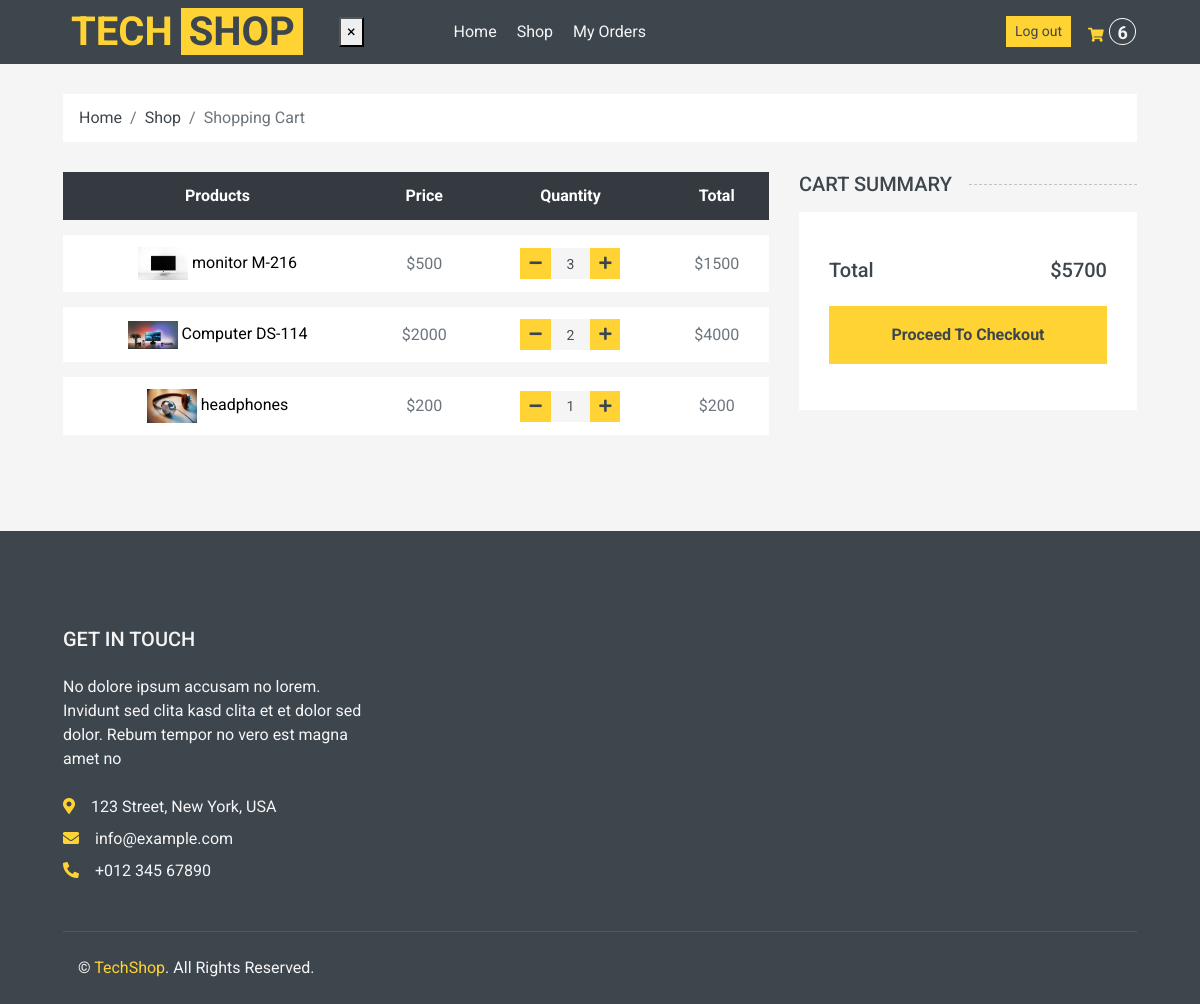
Screenshot of /cart (signed in) with the database file from the repository.
### shop/models.py (models this page shows, shortened)
class OrderItem(models.Model):
    order = models.ForeignKey("Order", on_delete=models.CASCADE)
    product = models.ForeignKey(
        "Product", null=True, blank=True, on_delete=models.CASCADE
    )
    quantity = models.IntegerField(null=True, blank=True, default=0)
    date_added = models.DateTimeField(auto_now=True, null=True, blank=True)
    @property
    def total_item_price(self):
        if self.product is None:
            return 0
        return (self.product.price or 0) * (self.quantity or 0)

class Product(models.Model):
    CATEGORY = (
        ("Tech", "Tech"),
        ("New", "New"),
        ("Popular", "Popular"),
    )
    default_description = """
    Eos no lorem eirmod diam diam, eos elitr et gubergren diam sea. Consetetur vero aliquyam invidunt duo dolores et duo sit. Vero diam ea vero et dolore rebum, dolor rebum eirmod consetetur invidunt sed sed et, lorem duo et eos elitr, sadipscing kasd ipsum rebum diam. Dolore diam stet rebum sed tempor kasd eirmod. Takimata kasd ipsum accusam sadipscing, eos dolores sit no ut diam consetetur duo justo est, sit sanctus diam tempor aliquyam eirmod nonumy rebum dolor accusam, ipsum kasd eos consetetur at sit rebum, diam kasd invidunt tempor lorem, ipsum lorem elitr sanctus eirmod takimata dolor ea invidunt.

    Dolore magna est eirmod sanctus dolor, amet diam et eirmod et ipsum. Amet dolore tempor consetetur sed lorem dolor sit lorem tempor. Gubergren amet amet labore sadipscing clita clita diam clita. Sea amet et sed ipsum lorem elitr et, amet et labore voluptua sit rebum. Ea erat sed et diam takimata sed justo. Magna takimata justo et amet magna et.
    """
    name = models.CharField(verbose_name="название продукта", max_length=100)
    price = models.IntegerField(null=True, blank=True)
    description = models.TextField(default=default_description, blank=True)
    rating = models.IntegerField(null=True, blank=True)
    pic = models.ImageField(
        upload_to="shop/%Y/%m", null=True, blank=True, default="default_picture.png"
    )
    added_at = models.DateTimeField(
        verbose_name="Data of appearance", auto_now_add=True, null=True
    )
    category = models.CharField(max_length=100, choices=CATEGORY)
    slug = models.SlugField(blank=True, null=True, unique=True)

### shop/views.py (the view)
# urls.py: path("cart", cart, name="cart"),
def cart(request):
    cart_order = get_cart(request)
    order_items = cart_order.orderitem_set.select_related("product").all()
    ctx = {
        "order_items": order_items,
        "crt_total_quantity": cart_order.order_total_quantity,
        "crt_total_price": cart_order.total_order_price,
    }
    return render(request, "cart.html", ctx)

### shop/context_processors.py (called while the page is built)
def get_cart_total(request):
    cart = get_cart(request, create=False)
    return {"crt_total_quantity": cart.order_total_quantity if cart else 0}

### shop/models.py (called while the page is built)
    @property
    def total_order_price(self):
        return sum(
            item.total_item_price
            for item in self.orderitem_set.select_related("product").all()
        )

    @property
    def order_total_quantity(self):
        return sum(item.quantity or 0 for item in self.orderitem_set.all())

### shop/utils.py (called while the page is built)
def get_cart(request, *, create=True):
    if request.user.is_authenticated:
        cart_query = Order.objects.filter(customer=request.user, status="Cart")
    else:
        return get_visitor_cart(request, create=create)
    cart = cart_query.order_by("pk").first()
    if cart is None and create:
        cart = Order.objects.create(customer=request.user, status="Cart")
    return cart

### templates/cart.html (shortened to what this page needs)
{%extends "main.html"%}
{%load static%}
{%block cart%}
    <div class="container-fluid">
        <div class="row px-xl-5">
            <div class="col-12">
                <nav class="breadcrumb bg-light mb-30">
                    <a class="breadcrumb-item text-dark" href="{%url 'index'%}">Home</a>
                    <a class="breadcrumb-item text-dark" href="{%url 'shop'%}">Shop</a>
                    <span class="breadcrumb-item active">Shopping Cart</span>
                </nav>
            </div>
        </div>
    </div>
    <div class="container-fluid">
        <div class="row px-xl-5">
            <div class="col-lg-8 table-responsive mb-5">
                <table class="table table-light table-borderless table-hover text-center mb-0">
                    <thead class="thead-dark">
                        <tr>
                            <th>Products</th>
                            <th>Price</th>
                            <th>Quantity</th>
                            <th>Total</th>
                        </tr>
                    </thead>
                    <tbody class="align-middle">
                        {% for item in order_items%}
                        <tr data-product_id_item ={{item.product.id}} >
                            <td class="align-middle">
                              <img src="{{item.product.pic.url}}" alt="" style="width: 50px;">
                               <a href="{%url 'detail' item.product.slug %}" style = "color:black;">{{item.product.name}}</a>
                            </td>
                            <td class="align-middle">${{item.product.price}} </td>
                            <td class="align-middle">
                                <div class="input-group quantity mx-auto" style="width: 100px;">
                                    <div class="input-group-btn">
                                        <button class="btn btn-sm btn-primary btn-minus change_cart_btn"  data-product_id = "{{item.product.id}}" data-action = "remove">
                                        <i class="fa fa-minus"></i>
                                        </button>
                                    </div>
                                    <input data-product_id_quantity ={{item.product.id}} type="text" class="form-control form-control-sm bg-secondary border-0 text-center" value="{{item.quantity}}">
                                    <div class="input-group-btn">
                                        <button class="btn btn-sm btn-primary btn-plus change_cart_btn"  data-product_id = "{{item.product.id}}" data-action = "add">
                                            <i class="fa fa-plus"></i>
                                        </button>
                                    </div>
                                </div>
                            </td>
                            <td class="align-middle" data-product_id_price ={{item.product.id}} >${{item.total_item_price}}</td>
                        </tr>
                        {% endfor %}
                    </tbody>
                </table>
            </div>
            <div class="col-lg-4">
                <h5 class="section-title position-relative text-uppercase mb-3"><span class="bg-secondary pr-3">Cart Summary</span></h5>
                <div class="bg-light p-30 mb-5">
                    <div class="pt-2">
                        <div class="d-flex justify-content-between mt-2">
                            <h5>Total</h5>
                            <h5 class = "crt_total_price">${{crt_total_price}}</h5>
                        </div>
                        <a class="btn btn-block btn-primary font-weight-bold my-3 py-3 proceed_to_checkout" href = "{%url 'checkout'%}" >Proceed To Checkout</a>
                    </div>
                </div>
            </div>
        </div>
    </div>
{%endblock%}

### rows the page displays
OrderItem: product.pic (picture), product.name "monitor M-216", product.price "500", quantity "3", total_item_price "1500"
OrderItem: product.pic (picture), product.name "Computer DS-114", product.price "2000", quantity "2", total_item_price "4000"
OrderItem: product.pic (picture), product.name "headphones", product.price "200", quantity "1", total_item_price "200"

### other values shown
{{ crt_total_quantity }} "6"
{{ crt_total_price }} "5700"
